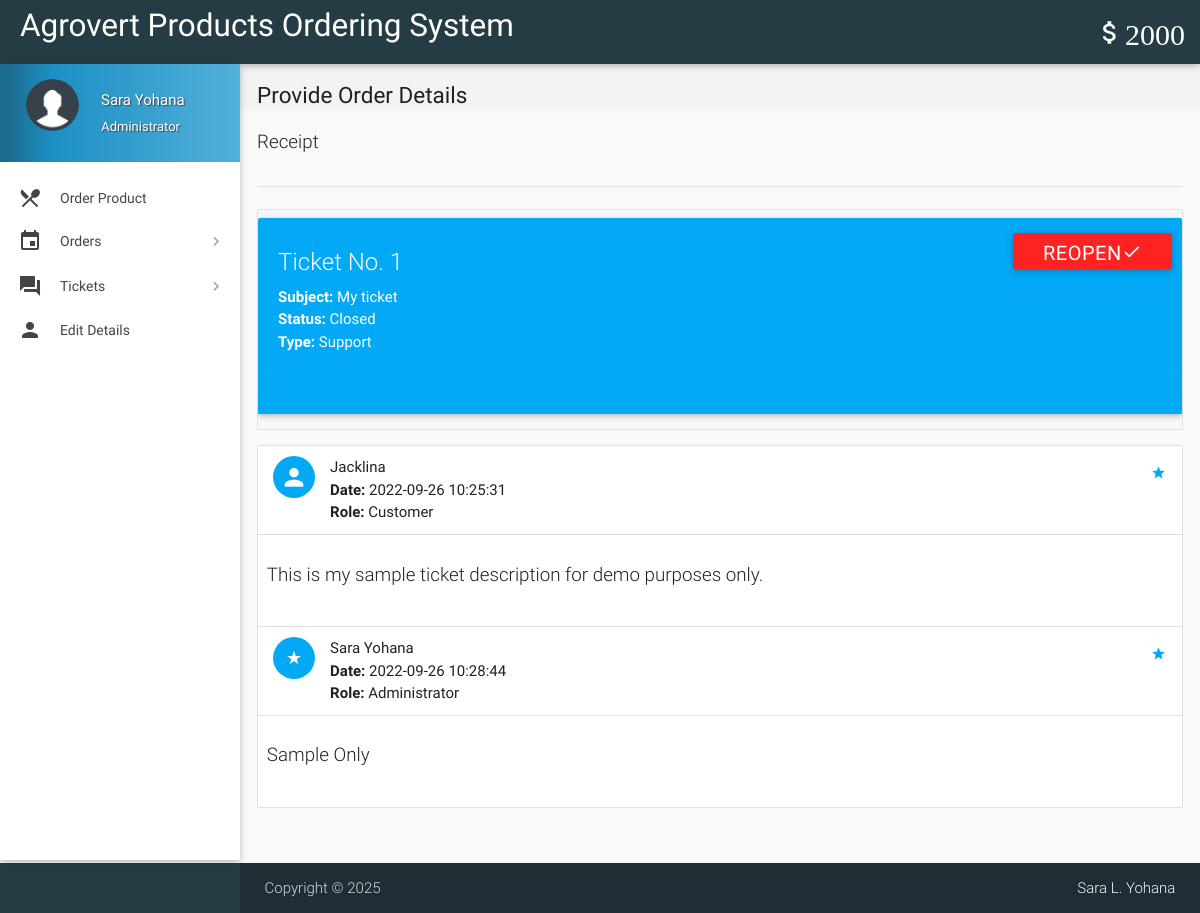
The app's page /view-ticket-admin.php?id=1 (signed in) with its own data.
### tables this page shows
CREATE TABLE `wallet_details` (
  `id` int(11) NOT NULL,
  `wallet_id` int(11) NOT NULL,
  `number` varchar(16) NOT NULL,
  `cvv` int(3) NOT NULL,
  `balance` int(11) NOT NULL DEFAULT 2000
);

CREATE TABLE `tickets` (
  `id` int(11) NOT NULL,
  `poster_id` int(11) NOT NULL,
  `subject` varchar(100) NOT NULL,
  `description` varchar(3000) NOT NULL,
  `status` varchar(8) NOT NULL DEFAULT 'Open',
  `type` varchar(30) NOT NULL DEFAULT 'Others',
  `date` datetime NOT NULL DEFAULT current_timestamp(),
  `deleted` tinyint(4) NOT NULL DEFAULT 0
);

CREATE TABLE `ticket_details` (
  `id` int(11) NOT NULL,
  `ticket_id` int(11) NOT NULL,
  `user_id` int(11) NOT NULL,
  `description` varchar(1000) NOT NULL,
  `date` datetime NOT NULL DEFAULT current_timestamp()
);

CREATE TABLE `users` (
  `id` int(11) NOT NULL,
  `role` varchar(15) NOT NULL DEFAULT 'Customer',
  `name` varchar(15) NOT NULL,
  `username` varchar(10) NOT NULL,
  `password` text NOT NULL,
  `email` varchar(35) DEFAULT NULL,
  `address` varchar(300) DEFAULT NULL,
  `contact` bigint(11) NOT NULL,
  `verified` tinyint(1) NOT NULL DEFAULT 0,
  `deleted` tinyint(4) NOT NULL DEFAULT 0
);

### includes/wallet.php (called while the page is built)
<?php
$user_id=$_SESSION['user_id'];
$sql = mysqli_query($con, "SELECT * FROM wallet where customer_id = $user_id");
while($row1 = mysqli_fetch_array($sql)){
$wallet_id = $row1['id'];
}
$sql = mysqli_query($con, "SELECT * FROM wallet_details where wallet_id = $wallet_id");
while($row1 = mysqli_fetch_array($sql)){
$balance = $row1['balance'];
}
?>

### includes/connect.php (called while the page is built, shortened)
<?php
if(isset($_SESSION['name']))
$name = $_SESSION['name'];
if(isset($_SESSION['role']))
$role = $_SESSION['role'];
?>

### view-ticket-admin.php (the view, shortened to what this page needs)
<?php
include 'includes/connect.php';
include 'includes/wallet.php';
$continue=0;
if($_SESSION['admin_sid']==session_id())
{
		$ticket_id = $_GET['id'];
		$sql1 = "SELECT * FROM tickets WHERE id = $ticket_id;";
		if(mysqli_num_rows(mysqli_query($con,$sql1))>0){
			$row  = $con->query($sql1)->fetch_assoc();
			$type = $row['type'];
			$subject = $row['subject'];
			$status = $row['status'];
			$continue=1;
		}
		else
			$continue = 0;
}
if($continue){
?>
<!DOCTYPE html>
<html lang="en">
<head>
  <link href="css/materialize.min.css" type="text/css" rel="stylesheet" media="screen,projection">
  <link href="css/style.min.css" type="text/css" rel="stylesheet" media="screen,projection">
  <link href="css/custom/custom.min.css" type="text/css" rel="stylesheet" media="screen,projection">
  <link href="js/plugins/perfect-scrollbar/perfect-scrollbar.css" type="text/css" rel="stylesheet" media="screen,projection">
</head>
<body>
  <header id="header" class="page-topbar">
        <div class="navbar-fixed">
            <nav class="navbar-color">
                <div class="nav-wrapper">
                    <ul class="left">
                      <li><h1 class="logo-wrapper"><a href="index.php" class="brand-logo darken-1">Agrovert Products Ordering System</a></h1></li>
                    </ul>
                    <ul class="right hide-on-med-and-down">
                        <li><a href="#" class="waves-effect waves-block waves-light"><i class="mdi-editor-attach-money"><?php echo $balance;?></i></a>
                        </li>
                    </ul>
                </div>
            </nav>
        </div>
  </header>
  <div id="main">
    <div class="wrapper">
      <aside id="left-sidebar-nav">
        <ul id="slide-out" class="side-nav fixed leftside-navigation">
            <li class="user-details  light-blue darken-2">
            <div class="row">
                <div class="col col s4 m4 l4">
                    <img src="images/userav.png" alt="" class="circle responsive-img valign profile-image">
                </div>
                <div class="col col s8 m8 l8">
                    <a class="btn-flat dropdown-button waves-effect waves-light white-text profile-btn" href="#" data-activates="profile-dropdown"><?php echo $name;?> <i class="mdi-navigation-arrow-drop-down right"></i></a>
                    <p class="user-roal"><?php echo $role;?></p>
                </div>
            </div>
            </li>
            <li class="bold"><a href="index.php" class="waves-effect waves-light-blue"><i class="mdi-maps-local-restaurant"></i> Order Product</a>
            </li>
                <li class="no-padding">
                    <ul class="collapsible collapsible-accordion">
                        <li class="bold"><a class="collapsible-header waves-effect waves-light-blue"><i class="mdi-editor-insert-invitation"></i> Orders</a>
                        </li>
                    </ul>
                </li>
                 <li class="no-padding">
                    <ul class="collapsible collapsible-accordion">
                        <li class="bold"><a class="collapsible-header waves-effect waves-light-blue"><i class="mdi-action-question-answer"></i> Tickets</a>
                        </li>
                    </ul>
                </li>
            <li class="bold"><a href="details.php" class="waves-effect waves-light-blue"><i class="mdi-social-person"></i> Edit Details</a>
            </li>
        </ul>
        </aside>
      <section id="content">
        <div id="breadcrumbs-wrapper">
          <div class="container">
            <div class="row">
              <div class="col s12 m12 l12">
                <h5 class="breadcrumbs-title">Provide Order Details</h5>
              </div>
            </div>
          </div>
        </div>
        <div class="container">
          <p class="caption">Receipt</p>
          <div class="divider"></div>
<div class="section">
                                <?php
								echo '<ul id="task-card" class="collection with-header">
									<div id="card-alert" class="card  light-blue">
										<div class="card-content white-text">
										<span class="card-title white-text darken-1">Ticket No. '.$ticket_id.'</span>
										<p><strong>Subject: </strong>'.$subject.'</p>
										<p><strong>Status: </strong>'.$status.'</p>
										<p><strong>Type: </strong>'.$type.'</p>
										</div>
										<div class="card-action  light-blue">
										<form method="post" action="routers/ticket-status.php">
										<input type="hidden" name="ticket_id" value="'.$ticket_id.'">
										<input type="hidden" name="status" value="'.($status != 'Closed' ? 'Closed' : 'Open').'">
										<button class="waves-effect waves-light deep-orange btn white-text" type="submit" name="action">'
										.($status != 'Closed' ? 'Close<i class="mdi-navigation-close"></i>' : 'Reopen<i class="mdi-navigation-check"></i>').'
										</button>
										</form>
										</div>
									</div>
                                </ul>';
								echo '<ul id="issues-collection" class="collection">';
								$sql1 = mysqli_query($con, "SELECT * from ticket_details WHERE ticket_id = $ticket_id;");
								while($row1 = mysqli_fetch_array($sql1)){
									$sql2 = "SELECT * FROM users WHERE id = ".$row1['user_id'].";";
									if(mysqli_num_rows(mysqli_query($con,$sql2))>0){
										$row2  = $con->query($sql2)->fetch_assoc();
										$name = $row2['name'];
										$role1 = $row2['role'];
									}
								  echo '
								  <li class="collection-item avatar">
									  <i class="'.($role1=='Administrator' ? 'mdi-action-star-rate' : 'mdi-social-person').'  light-blue circle"></i>
									  <span class="collection-header"> '.$name.'</span>
									  <p><strong>Date:</strong> '.$row1['date'].'</p>
									  <p><strong>Role:</strong> '.$role1.'</p>
									  <a href="#" class="secondary-content">
									  <i class="mdi-action-grade"></i></a>
								  </li>
								  <li class="collection-item">
									  <div class="row">
									  <p class="caption">'.$row1['description'].'</p>
									  </div>
									  </li>';
								}
							  echo '</ul>';
								?>
          </div>
              </div>
            </div>
        </div>
 <footer class="page-footer">
    <div class="footer-copyright">
      <div class="container">
        <span>Copyright © <?php echo date("Y"); ?><span class="right"><a class="grey-text text-lighten-4" href="">Sara L. Yohana</a></span>
        </div>
    </div>
  </footer>
</body>
</html>
<?php
	}
?>

### records on screen
wallet_details: balance "2000"
tickets: subject "My ticket", status "Closed", type "Support"
ticket_details: user.name "Jacklina", date "2022-09-26 10:25:31", user.role "Customer", description "This is my sample ticket description for demo purposes only."
ticket_details: user.name "Sara Yohana", date "2022-09-26 10:28:44", user.role "Administrator", description "Sample Only"

### other values on screen
$name "Sara Yohana"
$role "Administrator"
$ticket_id "1"
